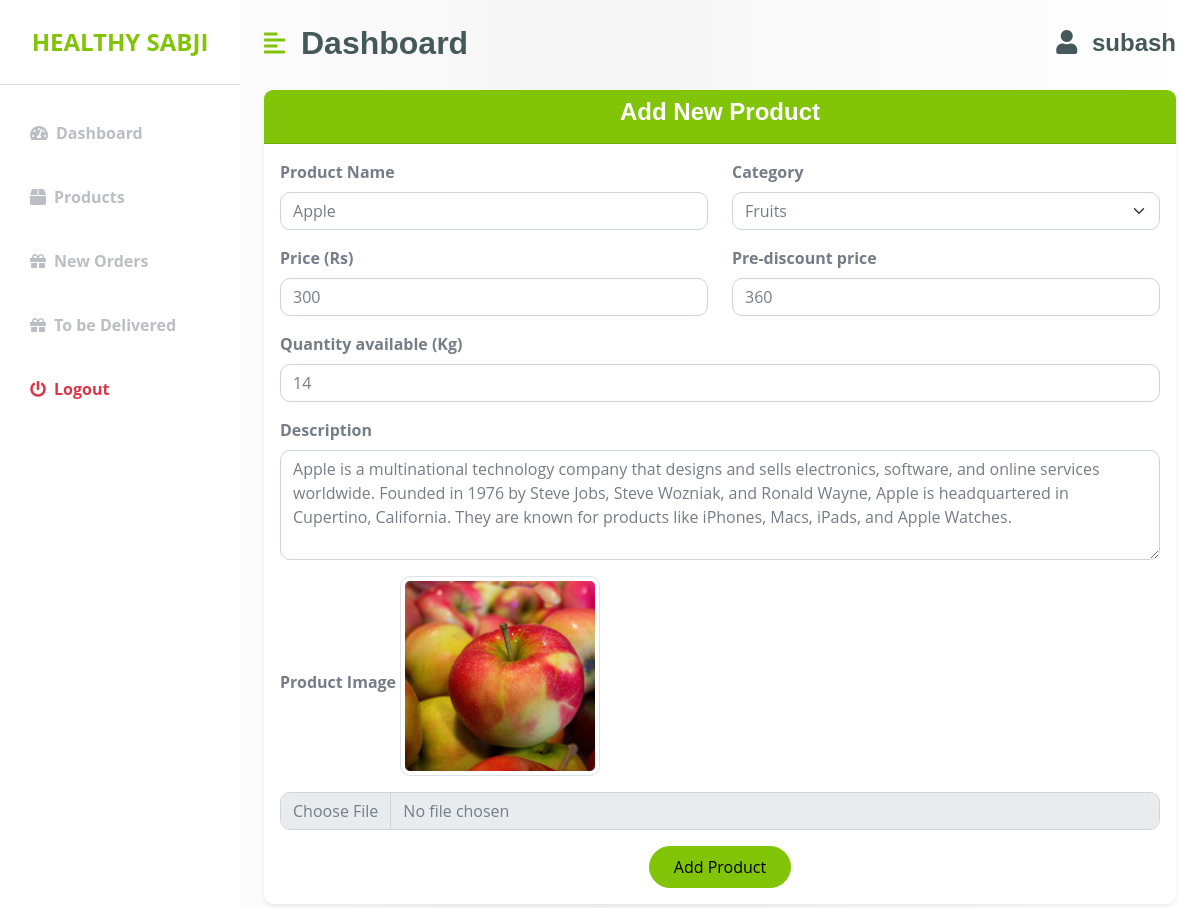
The app's page /edit_product/2/ (signed in), older data.
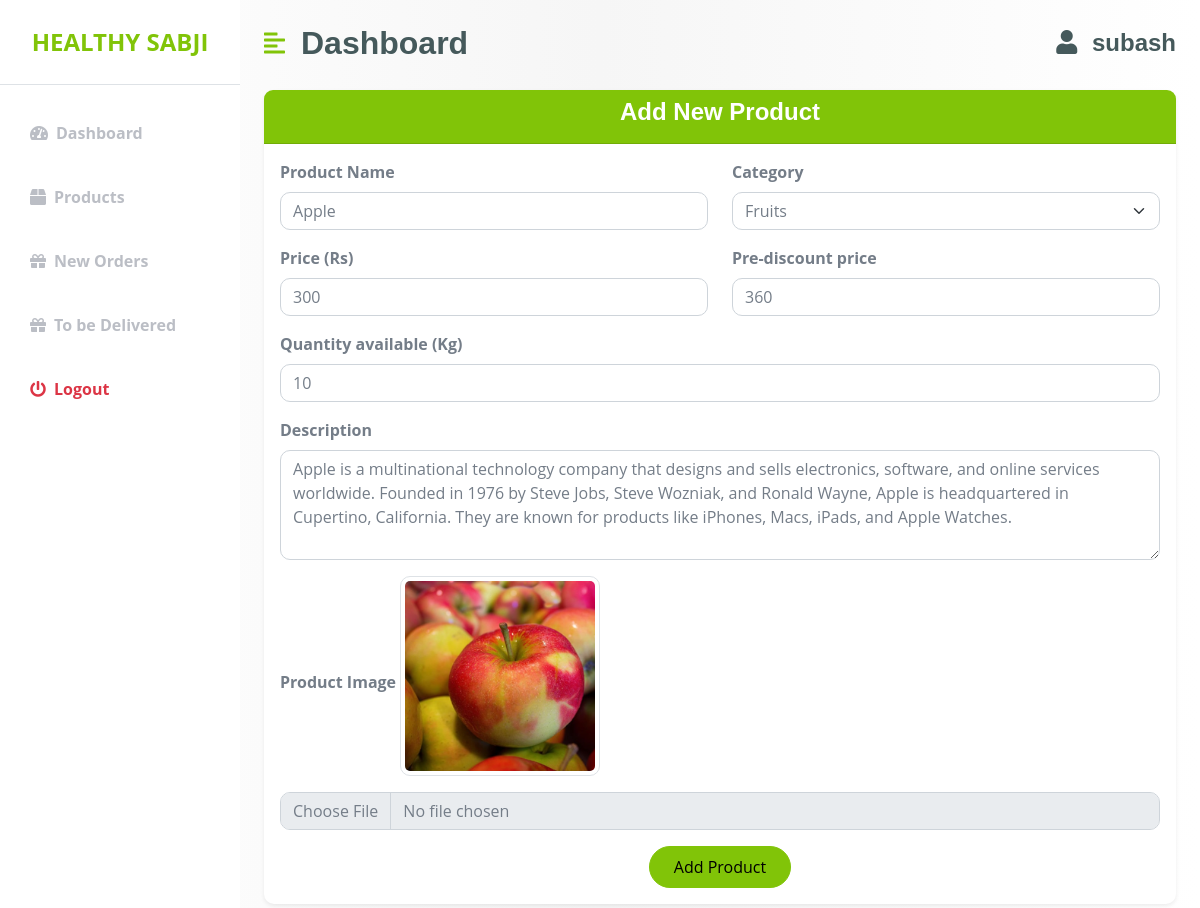
The same page, newer data.
### sabji/models.py (models this page shows, shortened)
class Product(models.Model):
    name = models.CharField(max_length=100)
    price = models.IntegerField(help_text='Price per kilo')
    pre_discount_price = models.IntegerField(blank=True, null=True)
    description = models.TextField()
    image = models.ImageField(upload_to='product_images/')
    quantity = models.IntegerField()
    farmer = models.ForeignKey(CustomUser, on_delete=models.CASCADE, related_name='products', limit_choices_to={'is_farmer': True})
    date_added = models.DateTimeField(auto_now_add=True)
    category = models.ForeignKey('Category', on_delete=models.SET_NULL, related_name='products',null=True)

class Category(models.Model):
    name = models.CharField(max_length=100)
    image = models.ImageField(upload_to='category_images/', blank=True, null=True)

### accounts/views.py (the view, shortened to what this page needs)
# urls.py: path('edit_product/<int:id>/',views.edit_product,name="edit_product"),
@login_required
def edit_product(request, id):
    product = Product.objects.get(id=id)
    context = {
        'product': product
    }
    return render(request, 'farmer/add_products.html', context)

### sabji/processors.py (called while the page is built)
def productprocessor(request):
    products = Product.objects.filter(quantity__gt=0)
    lowest_price = products.filter(quantity__gt=0).order_by('price').first()
    return {'products': products, 'lowest_price': lowest_price}

def categoryprocessor(request):
    categories = Category.objects.all()
    return {'categories': categories}

def discountprocessor(request):
    discounted_products = Product.objects.filter(pre_discount_price__gt=0)
    return {'discounted_products': discounted_products}

def cartprocessor(request):
    cart_count = 0
    if request.user.is_authenticated:
        cart_count = request.user.cart_items.filter(active=True).count()
    return {'cart_count': cart_count}

def bestsellerprocessor(request):
    bestseller_data = (
        OrderItem.objects.values('product__id', 'product__name')
        .annotate(total_quantity=Sum('quantity'))
        .order_by('-total_quantity', 'product__name')  # Order by total quantity sold, then by product name
    )
    bestseller_ids = [item['product__id'] for item in bestseller_data[:3]]
    bestseller = Product.objects.filter(id__in=bestseller_ids)
    return {'bestsellers': bestseller}

### templates/farmer/add_products.html (shortened to what the changed rows need)
{% extends "farmer/base.html" %}
{% block content %}
        <div class="container py-1">
            <div class="row justify-content-center">
                <div class="col-lg-12">
                    <div class="card border-0 shadow-sm">
                        <div class="card-body">
                            <form action="" method="POST" enctype="multipart/form-data">
                                <div class="row">
                                    <div class="col-md-6 mb-3">
                                        <label for="productName" class="form-label fw-bold">Product Name</label>
                                        <input type="text" class="form-control" id="productName" name="name" placeholder="Enter product name" value="{{product.name}}" required>
                                    </div>
                                    <div class="col-md-6 mb-3">
                                        <label for="productCategory" class="form-label fw-bold">Category</label>
                                        <select class="form-select" id="productCategory" name="category" required>
                                            {% for category in categories %}
                                            <option value="{{ category.id }}" {% if category.id == product.category.id %}selected{% endif %}>{{ category.name }}</option>
                                            {% endfor %}
                                        </select>
                                    </div>
                                </div>
                                <div class="row">
                                    <div class="col-md-6 mb-3">
                                        <label for="productPrice" class="form-label fw-bold">Price (Rs)</label>
                                        <input type="number" class="form-control" id="productPrice" name="price" placeholder="Enter price" value="{{product.price}}" required>
                                    </div>
                                    <div class="col-md-6 mb-3">
                                        <label for="productWeight" class="form-label fw-bold">Pre-discount price</label>
                                        <input type="number" step="0.01" class="form-control" id="productWeight" name="non_discount_price" value="{{product.pre_discount_price}}" placeholder="Leave empty for no discount" >
                                    </div>
                                    <div class="col-md-12 mb-3">
                                        <label for="productWeight" class="form-label fw-bold">Quantity available (Kg)</label>
                                        <input type="number" step="0.01" class="form-control" id="productWeight" name="quantity" value="{{product.quantity}}" placeholder="Enter weight" required>
                                    </div>
                                </div>
                                <div class="mb-3">
                                    <label for="productDescription" class="form-label fw-bold">Description</label>
                                    <textarea class="form-control" id="productDescription" name="description" rows="4" placeholder="Enter product description" required>{{product.description}}</textarea>
                                </div>
                                <div class="mb-3">
                                    <label for="productImage" class="form-label fw-bold">Product Image</label>
                                    {% if product.image %}
                                    <img src="{{ product.image.url }}" alt="{{ product.name }}" class="img-thumbnail mb-3" style="max-width: 200px;">
                                {% endif %}
                                <input type="file" class="form-control" id="productImage" name="image" accept="image/*" {% if not product.image %}required{% endif %}>
                                </div>
                            </form>
                        </div>
                    </div>
                </div>
            </div>
            {% endblock content %}

Row changes from the older to the newer data that the page shows:
changed Product "Apple": quantity "14" → "10"
